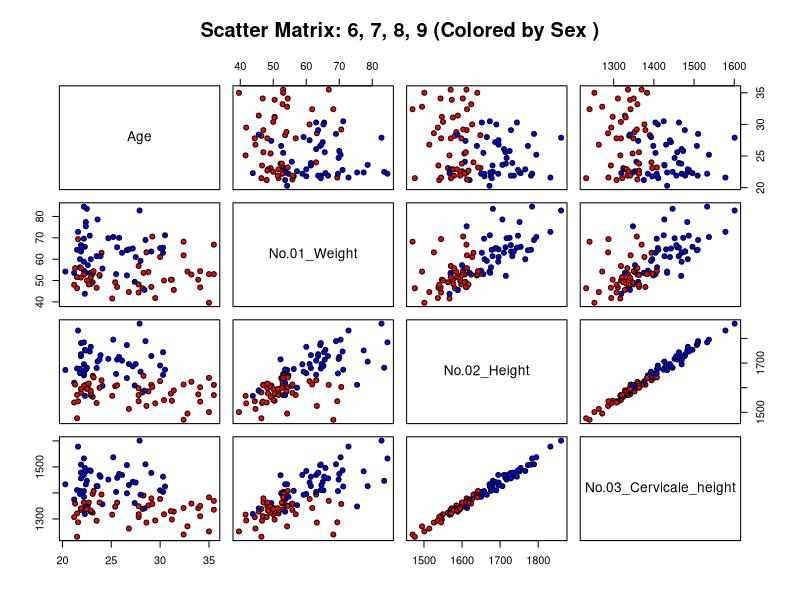

Here is the R script that generated this plot:

Body <- read.table("SampleData03_forR2.csv", header=TRUE, sep=",")

# ★ ここを自由に変更（4列）
cols <- c(6,7,8,9)


group_col <- "Sex"


Body[[group_col]] <- factor(Body[[group_col]])


colors <- c("red", "blue", "green", "orange")


pdf("figs_9_16.pdf")


pairs(Body[, cols],
      pch=21,
      bg=colors[unclass(Body[[group_col]])],
      main=paste("Scatter Matrix:",
                 paste(cols, collapse=", "),
                 "(Colored by", group_col, ")"))


dev.off()
